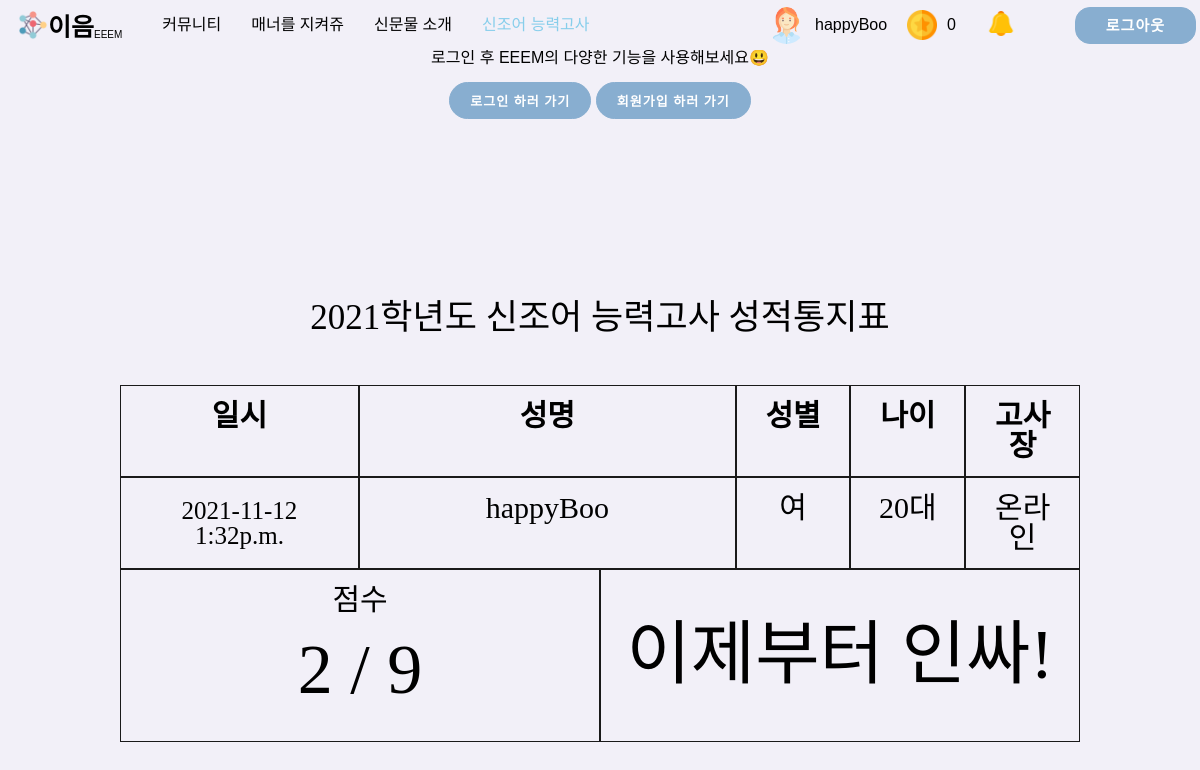
Screenshot of /newterms/2/result (signed in) with the database file from the repository.
### account/models.py (models this page shows)
class CustomUser(AbstractUser):
    SEX_CHOICES = (("", "성별을 선택하세요"), ("남", "남"), ("여", "여"))
    AGE_CHOICES = (
        ("", "나이대를 선택하세요"),
        ("5", "10대 이하"),
        ("10", "10대"),
        ("20", "20대"),
        ("30", "30대"),
        ("40", "40대"),
        ("50", "50대 이상"),
    )
    sex = models.CharField(
        max_length=3, choices=SEX_CHOICES, help_text="성별을 선택하세요", null=False
    )
    age = models.CharField(
        max_length=10, choices=AGE_CHOICES, help_text="나이대를 선택하세요", null=False
    )
    nickname = models.CharField(max_length=10,default="")
    profile=models.ImageField(null=True,blank=True)
    coin=models.IntegerField(default=0)

### main/views.py (the view)
# urls.py: path('newterms/<int:score>/result', views.newtermEnd, name="newtermEnd"),
def newtermEnd(request, score):
    tYear = datetime.datetime.today().year
    now = datetime.datetime.now()
    newtermCount = newterm.objects.count()-1
    if score > newtermCount*0.5:
        if score > newtermCount*0.7:
            level = 3
        else:
            level = 2
    else:
        level = 1
    return render(request, "newtermEnd.html", {"score": score, "newtermCount": newtermCount, "year": tYear, "now": now, "level": level})

### main/context_processors.py (called while the page is built)
def getNotification(request):
    allnotification=notification.objects.filter(user=request.user.id)
    return{
        "notifications":allnotification
    }

### main/templates/newtermEnd.html (shortened to what this page needs)
{% extends 'base.html' %}{% load static %}{% block extrahead %} {% endblock %}
{% block content %}
<head>
  <link rel="stylesheet" href='{% static "css/newtermEnd.css" %}' />
</head>
<body>
  <div
    style="
      padding-top: 100px;
      text-align: center;
      font-size: 35px;
      font-family: 'Noto Serif KR', serif;
      font-weight: 10px;
    "
  >
    {{year}}학년도 신조어 능력고사 성적통지표
  </div>
  <div class="borderBox" style="display: inline-block">
    <div style="display: flex; font-weight: bold">
      <div class="table-data" style="width: 300px">일시</div>
      <div class="table-data" style="width: 500px">성명</div>
      <div class="table-data" style="width: 120px">성별</div>
      <div class="table-data" style="width: 120px">나이</div>
      <div class="table-data" style="width: 120px">고사장</div>
    </div>
    <div style="display: flex">
      <div
        class="table-data"
        style="width: 300px; font-size: 25px; padding-top: 20px"
      >
        {{now|date:'Y-m-d fa' }}
      </div>
      {% if user.is_authenticated %}
      <div class="table-data" style="width: 500px">{{user.nickname}}</div>
      <div class="table-data" style="width: 120px">{{user.sex}}</div>
      <div class="table-data" style="width: 120px">{{user.age}}대</div>
      {% else %}
      <div class="table-data" style="width: 500px">비회원상태</div>
      <div class="table-data" style="width: 120px">비회원상태</div>
      <div class="table-data" style="width: 120px">비회원상태</div>
      {% endif %}
      <div class="table-data" style="width: 120px">온라인</div>
    </div>
    <div style="display: flex">
      <div class="table-data" style="height: 141px; width: 50%">
        <span>점수</span>
        <div style="margin-top: 20px; font-size: 70px">
          {{score}} / {{newtermCount}}
        </div>
      </div>
      {% if level == 3 %}
      <div
        class="table-data"
        style="width: 50%; height: 106px; padding-top: 50px; font-size: 70px"
      >
        당신은 핵인싸!
      </div>
      {% else %}
      <div
        class="table-data"
        style="width: 50%; height: 106px; padding-top: 50px; font-size: 70px"
      >
        이제부터 인싸!
      </div>
      {% endif %}
    </div>
  </div>
</body>
{% endblock %}

### gyeongsoton/templates/base.html (shortened to what this page needs)
<!DOCTYPE html>
<html lang="ko">
  {% load static %}
  <head>
    <link rel="stylesheet" href='{% static "css/navbar.css" %}' />
    <link rel="stylesheet" href='{% static "css/reset.css" %}' />
    <link
      rel="stylesheet"
      href="https://cdnjs.cloudflare.com/ajax/libs/jquery-modal/0.9.1/jquery.modal.min.css"
    />
  </head>
  <body>
    <nav class="navbar">
      <div class="navbar__brand">
        <a href="{%url 'home' %}">
          <div>
            <img src="{% static 'img/logo.png' %}" />
            <strong>이음</strong>
            <span>EEEM</span>
          </div>
        </a>
      </div>
      <ul class="navbar__buttons">
        <li class="nav-item co">
          <a class="nav-link" href="{%url 'community' %}">커뮤니티</a>
        </li>
        <li class="nav-item ma">
          <a class="nav-link" href="{%url 'manner' %}">매너를 지켜쥬</a>
        </li>
        <li class="nav-item ne">
          <a class="nav-link" href="{%url 'newproduct' %}">신문물 소개</a>
        </li>
        <li class="nav-item te">
          <a class="nav-link" href="{%url 'newterms' %}">신조어 능력고사</a>
        </li>
      </ul>
       {% if user.is_authenticated %}
      <a class="logout__btn" href="{%url 'logout' %}">
        <span>로그아웃</span>
      </a>
      {% if user.profile %}
        <div class="user">
          <div class="userprofile">
            <img
              src="{{request.user.profile.url}}"
              style="border-radius: 70%; margin-right: 10px"
              alt="user"
              width="37px"
              class="rounded-circle"
            />
            <div class="username"><span>{{request.user.nickname}}</span></div>
          </div>
          {% endif %}
          <div class="coin">
            <img
              src="{% static 'img/coin.png' %}"
              width="30px"
              style="margin-right: 10px"
            />
            <span class="cointext" style="margin-right: 30px;">{{request.user.coin}}</span>
          </div>
          <div class="bell">
            <span class="profile icon" id="bell">
              <img src="/static/img/bell.png" style="width:30px; height:25px;"/>
            </span>
          </div>
        </div>
      {% endif %}
    </nav>
    <div id="loginmodal" class="modal">
      <p>로그인 후 EEEM의 다양한 기능을 사용해보세요😃<br /><br /></p>
      <button class="tologinbtn" onclick="location.href='{% url 'login' %}'">
        로그인 하러 가기
      </button>
      <button class="tologinbtn" onclick="location.href='{% url 'signup' %}'">
        회원가입 하러 가기
      </button>
    </div>
    {% block content %} {% endblock %}
  </body>
</html>

### main/static/css/navbar.css (style rules this page uses)
body { background-color: rgb(242, 240, 248); }
.navbar { background-color: rgb(242, 240, 248); display: flex; align-items: center; padding: 10px 8px; position: fixed; width: 100%; z-index: 999; }
.navbar__brand { display: flex; justify-content: center; align-items: center; padding: 0px 10px; }
.navbar__brand div { display: flex; justify-content: center; align-items: flex-end; }
.navbar__brand strong { font-size: 25px; }
.navbar__brand span { font-size: 10px; }
.navbar__brand img { width: 30px; height: 30px; }
.navbar__buttons { display: flex; align-items: center; justify-content: space-around; }
.nav-item { width: auto; height: 20px; margin-left: 30px; display: flex; justify-content: center; align-items: center; }
.nav-link { color: white; }
.logout__btn { border-radius: 15px; border: 1px solid #88aed0; background-color: #88aed0; font-size: 15px; font-weight: bold; letter-spacing: 1px; text-transform: uppercase; transition: transform 80ms ease-in; position: absolute; right: 20px; padding: 10px 30px; }
.logout__btn span { color: white; }
.user { display: flex; justify-content: center; align-items: center; position: absolute; right: 200px; }
.userprofile { display: flex; justify-content: center; align-items: center; margin-right: 20px; }
.coin { display: flex; justify-content: center; align-items: center; }
.bell { display: flex; justify-content: center; align-items: center; border-color: rgb(242, 240, 248); }

### main/static/css/newtermEnd.css (style rules this page uses)
.borderBox { width: 80%; height: 400px; margin-top: 50px; position: relative; left: 10%; font-family: "Noto Serif KR", serif; text-align: center; font-size: 30px; }
.table-data { padding: 15px; text-align: center; border-style: ridge; border-color: rgb(26, 26, 26); border-width: 1px; }
.te a { color: skyblue; }

### gyeongsoton/templates/base.html (style rules this page uses)
a:link { color: black; text-decoration: none; }

### rows the page displays
CustomUser: user.profile (picture), user.nickname "happyBoo", user.coin "0", nickname "happyBoo", sex "여", age "20"

### other values shown
{{ score }} "2"
{{ newtermCount }} "9"
